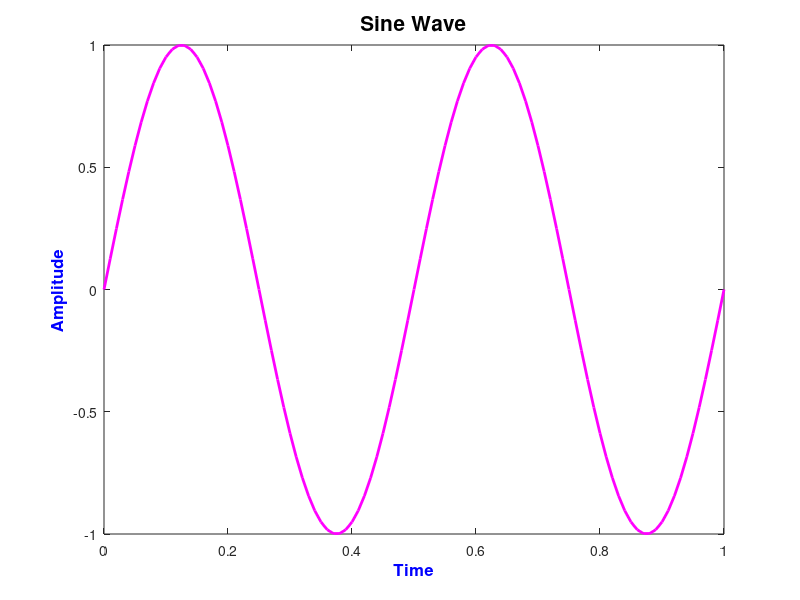

Recreate this plot in MATLAB.
clc; 
close all; 
clear all;  
%Sine wave 
time = 0:0.01:1;  
% time axis with  step of 0.01.  
frequency = 2; 
%frequency for the waveform. 
x = sin(2*pi*frequency*time);  
%creates the array with values of sine wave. 
plot(time, x, 'm', 'MarkerSize', 1, 'LineWidth', 2);  
title('Sine Wave', 'FontSize', 15, 'FontWeight', 'bold', 'Color', 'k');  
xlabel('Time', 'FontSize', 12, 'FontWeight', 'bold', 'Color', 'b');  
ylabel('Amplitude', 'FontSize', 12, 'FontWeight', 'bold', 'Color', 'b');  
len = length(x);  
figure(); 
